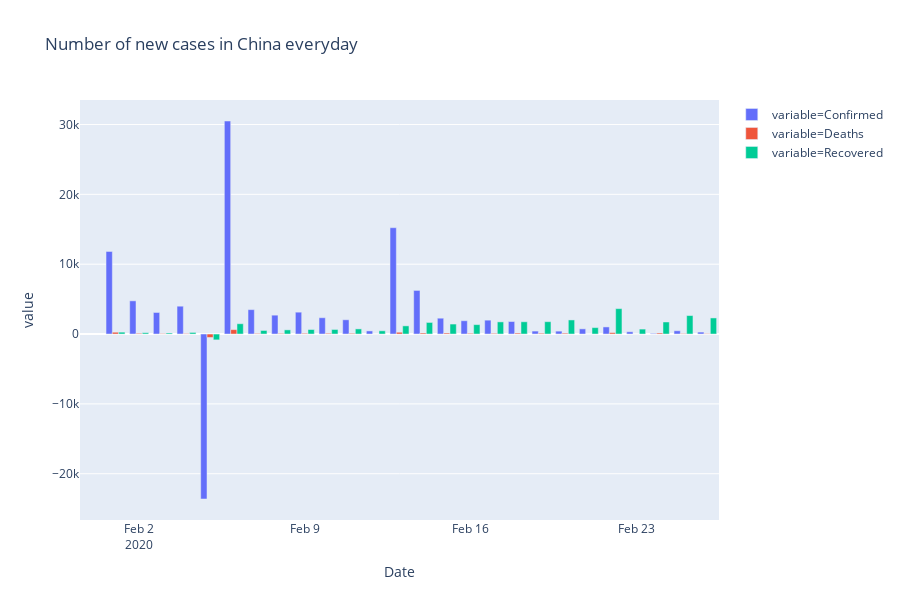
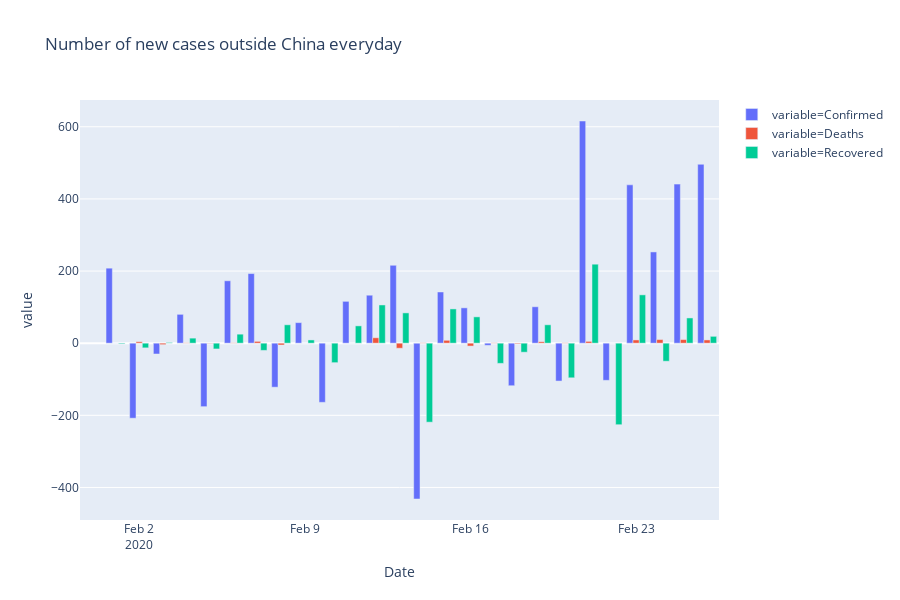

Write notebook code for charts like these, in order.
### Markdown cell above
## Number of new cases everyday

### Code cell
# In China
temp = china.groupby('Date')['Confirmed', 'Deaths', 'Recovered'].sum().diff()
temp = temp.reset_index()
temp = temp.melt(id_vars="Date", 
                 value_vars=['Confirmed', 'Deaths', 'Recovered'])

fig = px.bar(temp, x="Date", y="value", color='variable', 
             title='Number of new cases in China everyday')
fig.update_layout(barmode='group')
fig.show()

#-----------------------------------------------------------------------------

# Others
temp = others.groupby('Date')['Confirmed', 'Deaths', 'Recovered'].sum().diff()
temp = temp.reset_index()
temp = temp.melt(id_vars="Date", 
                 value_vars=['Confirmed', 'Deaths', 'Recovered'])

fig = px.bar(temp, x="Date", y="value", color='variable', 
             title='Number of new cases outside China everyday')
fig.update_layout(barmode='group')
fig.show()

### Figure 1 — Plotly figure (JSON) as saved in the notebook; plotly's stock layout.template omitted (floating-point values rounded to 4 significant figures)
{"data": [{"alignmentgroup": "True", "hoverlabel": {"namelength": 0}, "hovertemplate": "variable=Confirmed<br>Date=%{x}<br>value=%{y}", "legendgroup": "variable=Confirmed", "marker": {"color": "#636efa"}, "name": "variable=Confirmed", "offsetgroup": "variable=Confirmed", "orientation": "v", "showlegend": true, "textposition": "auto", "type": "bar", "x": ["2020-01-31T00:00:00", "2020-02-01T00:00:00", "2020-02-02T00:00:00", "2020-02-03T00:00:00", "2020-02-04T00:00:00", "2020-02-05T00:00:00", "2020-02-06T00:00:00", "2020-02-07T00:00:00", "2020-02-08T00:00:00", "2020-02-09T00:00:00", "2020-02-10T00:00:00", "2020-02-11T00:00:00", "2020-02-12T00:00:00", "2020-02-13T00:00:00", "2020-02-14T00:00:00", "2020-02-15T00:00:00", "2020-02-16T00:00:00", "2020-02-17T00:00:00", "2020-02-18T00:00:00", "2020-02-19T00:00:00", "2020-02-20T00:00:00", "2020-02-21T00:00:00", "2020-02-22T00:00:00", "2020-02-23T00:00:00", "2020-02-24T00:00:00", "2020-02-25T00:00:00", "2020-02-26T00:00:00"], "xaxis": "x", "y": [null, 11822, 4755, 3086, 3987, -23617, 30500, 3494, 2703, 3131, 2336, 2042, 445, 15226, 6244, 2269, 1905, 1988, 1793, 425, 417, 743, 1018, 324, 89, 466, 280], "yaxis": "y"}, {"alignmentgroup": "True", "hoverlabel": {"namelength": 0}, "hovertemplate": "variable=Deaths<br>Date=%{x}<br>value=%{y}", "legendgroup": "variable=Deaths", "marker": {"color": "#EF553B"}, "name": "variable=Deaths", "offsetgroup": "variable=Deaths", "orientation": "v", "showlegend": true, "textposition": "auto", "type": "bar", "x": ["2020-01-31T00:00:00", "2020-02-01T00:00:00", "2020-02-02T00:00:00", "2020-02-03T00:00:00", "2020-02-04T00:00:00", "2020-02-05T00:00:00", "2020-02-06T00:00:00", "2020-02-07T00:00:00", "2020-02-08T00:00:00", "2020-02-09T00:00:00", "2020-02-10T00:00:00", "2020-02-11T00:00:00", "2020-02-12T00:00:00", "2020-02-13T00:00:00", "2020-02-14T00:00:00", "2020-02-15T00:00:00", "2020-02-16T00:00:00", "2020-02-17T00:00:00", "2020-02-18T00:00:00", "2020-02-19T00:00:00", "2020-02-20T00:00:00", "2020-02-21T00:00:00", "2020-02-22T00:00:00", "2020-02-23T00:00:00", "2020-02-24T00:00:00", "2020-02-25T00:00:00", "2020-02-26T00:00:00"], "xaxis": "x", "y": [null, 259, 102, 64, 65, -490, 632, 85, 87, 100, 107, 100, 5, 254, 148, 144, 103, 98, 139, 112, 122, 2, 201, 6, 150, 66, 52], "yaxis": "y"}, {"alignmentgroup": "True", "hoverlabel": {"namelength": 0}, "hovertemplate": "variable=Recovered<br>Date=%{x}<br>value=%{y}", "legendgroup": "variable=Recovered", "marker": {"color": "#00cc96"}, "name": "variable=Recovered", "offsetgroup": "variable=Recovered", "orientation": "v", "showlegend": true, "textposition": "auto", "type": "bar", "x": ["2020-01-31T00:00:00", "2020-02-01T00:00:00", "2020-02-02T00:00:00", "2020-02-03T00:00:00", "2020-02-04T00:00:00", "2020-02-05T00:00:00", "2020-02-06T00:00:00", "2020-02-07T00:00:00", "2020-02-08T00:00:00", "2020-02-09T00:00:00", "2020-02-10T00:00:00", "2020-02-11T00:00:00", "2020-02-12T00:00:00", "2020-02-13T00:00:00", "2020-02-14T00:00:00", "2020-02-15T00:00:00", "2020-02-16T00:00:00", "2020-02-17T00:00:00", "2020-02-18T00:00:00", "2020-02-19T00:00:00", "2020-02-20T00:00:00", "2020-02-21T00:00:00", "2020-02-22T00:00:00", "2020-02-23T00:00:00", "2020-02-24T00:00:00", "2020-02-25T00:00:00", "2020-02-26T00:00:00"], "xaxis": "x", "y": [null, 271, 190, 151, 229, -837, 1476, 513, 597, 648, 654, 736, 463, 1169, 1660, 1430, 1349, 1740, 1757, 1769, 2018, 921, 3638, 709, 1726, 2646, 2305], "yaxis": "y"}], "layout": {"barmode": "group", "height": 600, "legend": {"tracegroupgap": 0}, "title": {"text": "Number of new cases in China everyday"}, "xaxis": {"anchor": "y", "domain": [0, 1], "title": {"text": "Date"}}, "yaxis": {"anchor": "x", "domain": [0, 1], "title": {"text": "value"}}}}

### Figure 2 — Plotly figure (JSON) as saved in the notebook; plotly's stock layout.template omitted (floating-point values rounded to 4 significant figures)
{"data": [{"alignmentgroup": "True", "hoverlabel": {"namelength": 0}, "hovertemplate": "variable=Confirmed<br>Date=%{x}<br>value=%{y}", "legendgroup": "variable=Confirmed", "marker": {"color": "#636efa"}, "name": "variable=Confirmed", "offsetgroup": "variable=Confirmed", "orientation": "v", "showlegend": true, "textposition": "auto", "type": "bar", "x": ["2020-01-31T00:00:00", "2020-02-01T00:00:00", "2020-02-02T00:00:00", "2020-02-03T00:00:00", "2020-02-04T00:00:00", "2020-02-05T00:00:00", "2020-02-06T00:00:00", "2020-02-07T00:00:00", "2020-02-08T00:00:00", "2020-02-09T00:00:00", "2020-02-10T00:00:00", "2020-02-11T00:00:00", "2020-02-12T00:00:00", "2020-02-13T00:00:00", "2020-02-14T00:00:00", "2020-02-15T00:00:00", "2020-02-16T00:00:00", "2020-02-17T00:00:00", "2020-02-18T00:00:00", "2020-02-19T00:00:00", "2020-02-20T00:00:00", "2020-02-21T00:00:00", "2020-02-22T00:00:00", "2020-02-23T00:00:00", "2020-02-24T00:00:00", "2020-02-25T00:00:00", "2020-02-26T00:00:00"], "xaxis": "x", "y": [null, 208, -208, -30, 80, -176, 173, 193, -122, 57, -164, 116, 133, 216, -432, 142, 98, -6, -118, 101, -105, 616, -103, 439, 253, 441, 496], "yaxis": "y"}, {"alignmentgroup": "True", "hoverlabel": {"namelength": 0}, "hovertemplate": "variable=Deaths<br>Date=%{x}<br>value=%{y}", "legendgroup": "variable=Deaths", "marker": {"color": "#EF553B"}, "name": "variable=Deaths", "offsetgroup": "variable=Deaths", "orientation": "v", "showlegend": true, "textposition": "auto", "type": "bar", "x": ["2020-01-31T00:00:00", "2020-02-01T00:00:00", "2020-02-02T00:00:00", "2020-02-03T00:00:00", "2020-02-04T00:00:00", "2020-02-05T00:00:00", "2020-02-06T00:00:00", "2020-02-07T00:00:00", "2020-02-08T00:00:00", "2020-02-09T00:00:00", "2020-02-10T00:00:00", "2020-02-11T00:00:00", "2020-02-12T00:00:00", "2020-02-13T00:00:00", "2020-02-14T00:00:00", "2020-02-15T00:00:00", "2020-02-16T00:00:00", "2020-02-17T00:00:00", "2020-02-18T00:00:00", "2020-02-19T00:00:00", "2020-02-20T00:00:00", "2020-02-21T00:00:00", "2020-02-22T00:00:00", "2020-02-23T00:00:00", "2020-02-24T00:00:00", "2020-02-25T00:00:00", "2020-02-26T00:00:00"], "xaxis": "x", "y": [null, 0, 4, -4, 1, -1, 1, 5, -5, 0, 0, 0, 15, -14, 1, 8, -8, 1, -2, 4, 1, 5, 0, 9, 10, 10, 9], "yaxis": "y"}, {"alignmentgroup": "True", "hoverlabel": {"namelength": 0}, "hovertemplate": "variable=Recovered<br>Date=%{x}<br>value=%{y}", "legendgroup": "variable=Recovered", "marker": {"color": "#00cc96"}, "name": "variable=Recovered", "offsetgroup": "variable=Recovered", "orientation": "v", "showlegend": true, "textposition": "auto", "type": "bar", "x": ["2020-01-31T00:00:00", "2020-02-01T00:00:00", "2020-02-02T00:00:00", "2020-02-03T00:00:00", "2020-02-04T00:00:00", "2020-02-05T00:00:00", "2020-02-06T00:00:00", "2020-02-07T00:00:00", "2020-02-08T00:00:00", "2020-02-09T00:00:00", "2020-02-10T00:00:00", "2020-02-11T00:00:00", "2020-02-12T00:00:00", "2020-02-13T00:00:00", "2020-02-14T00:00:00", "2020-02-15T00:00:00", "2020-02-16T00:00:00", "2020-02-17T00:00:00", "2020-02-18T00:00:00", "2020-02-19T00:00:00", "2020-02-20T00:00:00", "2020-02-21T00:00:00", "2020-02-22T00:00:00", "2020-02-23T00:00:00", "2020-02-24T00:00:00", "2020-02-25T00:00:00", "2020-02-26T00:00:00"], "xaxis": "x", "y": [null, -2, -13, 2, 14, -16, 25, -20, 51, 9, -54, 48, 106, 84, -219, 95, 73, -56, -25, 51, -96, 219, -226, 134, -50, 70, 19], "yaxis": "y"}], "layout": {"barmode": "group", "height": 600, "legend": {"tracegroupgap": 0}, "title": {"text": "Number of new cases outside China everyday"}, "xaxis": {"anchor": "y", "domain": [0, 1], "title": {"text": "Date"}}, "yaxis": {"anchor": "x", "domain": [0, 1], "title": {"text": "value"}}}}
